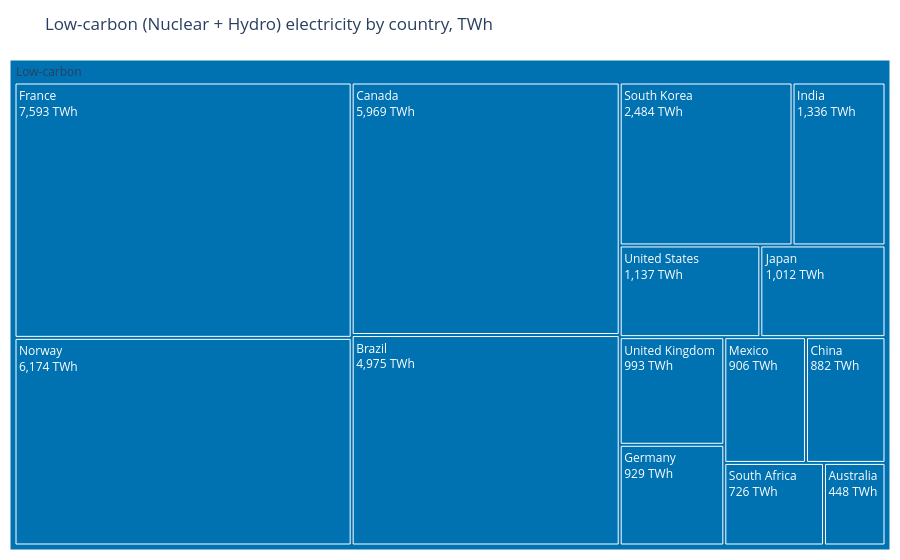
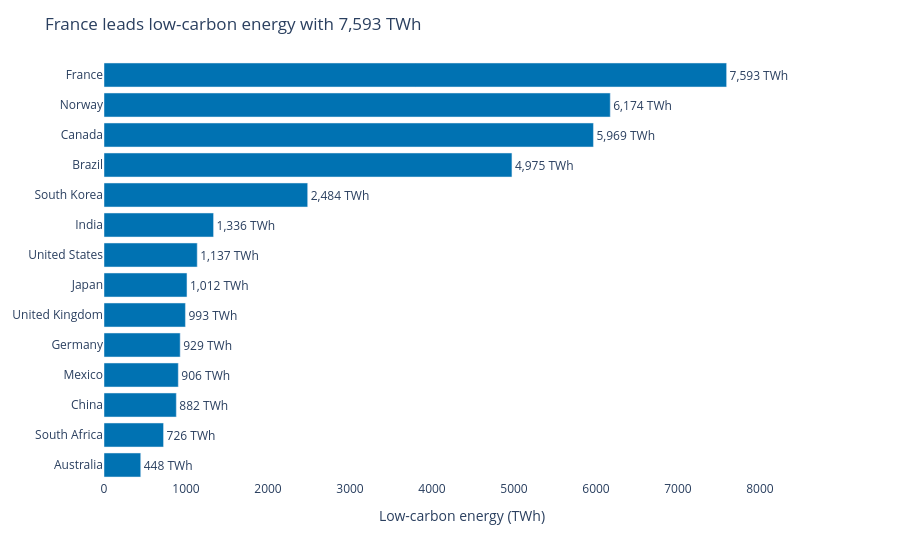

Notebook cell for these charts, in order:
### Markdown cell above
## Task 2 — Treemap vs bar: low-carbon energy by country

**What to build:** Build **both** a treemap and a horizontal bar chart showing total low-carbon TWh (Nuclear + Hydro) per country. Then answer the question in a markdown cell below.

**Requirements:**
- Filter to `Source_Type == 'Low-carbon'` and aggregate TWh by country
- Treemap: single-level `path=['All', 'Country']` with a dummy root node labelled `'Low-carbon'`
- Bar chart: sorted by TWh, horizontal orientation, CVD-safe colour
- Both charts show TWh values, not percentages
- Insight title on the bar chart naming the leading country

### Code cell
# Task 2 — charts
# YOUR CODE HERE
# Task 2 - charts
df_low = (df.loc[df['Source_Type'] == 'Low-carbon']
            .groupby('Country', as_index=False)['TWh'].sum()
            .sort_values('TWh', ascending=False))
df_low['All'] = 'Low-carbon'

low_blue = '#0072B2'

# Treemap
fig2a = px.treemap(
    df_low,
    path=['All', 'Country'],
    values='TWh',
    color='All',
    color_discrete_map={'Low-carbon': low_blue, '(?)': '#D9D9D9'},
    title='Low-carbon (Nuclear + Hydro) electricity by country, TWh'
)
fig2a.update_traces(
    texttemplate='%{label}<br>%{value:,.0f} TWh',
    hovertemplate='%{label}<br>%{value:,.0f} TWh<extra></extra>'
)
fig2a.update_layout(margin=dict(t=60, l=10, r=10, b=10))
fig2a.show()

# Horizontal bar, sorted so the largest is at the top
df_low_bar = df_low.sort_values('TWh', ascending=True)
leader = df_low.iloc[0]

fig2b = px.bar(
    df_low_bar,
    x='TWh',
    y='Country',
    orientation='h',
    text='TWh',
    color_discrete_sequence=[low_blue],
    title=f"{leader['Country']} leads low-carbon energy with {leader['TWh']:,.0f} TWh"
)
fig2b.update_traces(texttemplate='%{x:,.0f} TWh', textposition='outside')
fig2b.update_layout(
    xaxis_title='Low-carbon energy (TWh)',
    yaxis_title=None,
    plot_bgcolor='white',
    margin=dict(t=60, r=80)
)
fig2b.update_xaxes(range=[0, df_low['TWh'].max() * 1.15])
fig2b.show()

### Figure 1 — Plotly figure (JSON) as saved in the notebook; plotly's stock layout.template omitted (floating-point values rounded to 4 significant figures)
{"data": [{"branchvalues": "total", "customdata": [["Low-carbon"], ["Low-carbon"], ["Low-carbon"], ["Low-carbon"], ["Low-carbon"], ["Low-carbon"], ["Low-carbon"], ["Low-carbon"], ["Low-carbon"], ["Low-carbon"], ["Low-carbon"], ["Low-carbon"], ["Low-carbon"], ["Low-carbon"], ["Low-carbon"]], "domain": {"x": [0, 1], "y": [0, 1]}, "hovertemplate": "%{label}<br>%{value:,.0f} TWh<extra></extra>", "ids": ["Low-carbon/France", "Low-carbon/Norway", "Low-carbon/Canada", "Low-carbon/Brazil", "Low-carbon/South Korea", "Low-carbon/India", "Low-carbon/United States", "Low-carbon/Japan", "Low-carbon/United Kingdom", "Low-carbon/Germany", "Low-carbon/Mexico", "Low-carbon/China", "Low-carbon/South Africa", "Low-carbon/Australia", "Low-carbon"], "labels": ["France", "Norway", "Canada", "Brazil", "South Korea", "India", "United States", "Japan", "United Kingdom", "Germany", "Mexico", "China", "South Africa", "Australia", "Low-carbon"], "marker": {"colors": ["#0072B2", "#0072B2", "#0072B2", "#0072B2", "#0072B2", "#0072B2", "#0072B2", "#0072B2", "#0072B2", "#0072B2", "#0072B2", "#0072B2", "#0072B2", "#0072B2", "#0072B2"]}, "name": "", "parents": ["Low-carbon", "Low-carbon", "Low-carbon", "Low-carbon", "Low-carbon", "Low-carbon", "Low-carbon", "Low-carbon", "Low-carbon", "Low-carbon", "Low-carbon", "Low-carbon", "Low-carbon", "Low-carbon", ""], "texttemplate": "%{label}<br>%{value:,.0f} TWh", "type": "treemap", "values": [7593.0, 6174.0, 5969.0, 4975.0, 2484.0, 1336.0, 1137.0, 1012.0, 993.0, 929.0, 906.0, 882.0, 726.0, 448.0, 35560.0]}], "layout": {"legend": {"tracegroupgap": 0}, "margin": {"b": 10, "l": 10, "r": 10, "t": 60}, "title": {"text": "Low-carbon (Nuclear + Hydro) electricity by country, TWh"}}}

### Figure 2 — Plotly figure (JSON) as saved in the notebook; plotly's stock layout.template omitted (floating-point values rounded to 4 significant figures)
{"data": [{"hovertemplate": "TWh=%{text}<br>Country=%{y}<extra></extra>", "legendgroup": "", "marker": {"color": "#0072B2", "pattern": {"shape": ""}}, "name": "", "orientation": "h", "showlegend": false, "text": [448.0, 726.0, 882.0, 906.0, 929.0, 993.0, 1012.0, 1137.0, 1336.0, 2484.0, 4975.0, 5969.0, 6174.0, 7593.0], "textposition": "outside", "texttemplate": "%{x:,.0f} TWh", "type": "bar", "x": [448.0, 726.0, 882.0, 906.0, 929.0, 993.0, 1012.0, 1137.0, 1336.0, 2484.0, 4975.0, 5969.0, 6174.0, 7593.0], "xaxis": "x", "y": ["Australia", "South Africa", "China", "Mexico", "Germany", "United Kingdom", "Japan", "United States", "India", "South Korea", "Brazil", "Canada", "Norway", "France"], "yaxis": "y"}], "layout": {"barmode": "relative", "legend": {"tracegroupgap": 0}, "margin": {"r": 80, "t": 60}, "plot_bgcolor": "white", "title": {"text": "France leads low-carbon energy with 7,593 TWh"}, "xaxis": {"anchor": "y", "domain": [0, 1], "range": [0, 8732.0], "title": {"text": "Low-carbon energy (TWh)"}}, "yaxis": {"anchor": "x", "domain": [0, 1], "title": {}}}}
